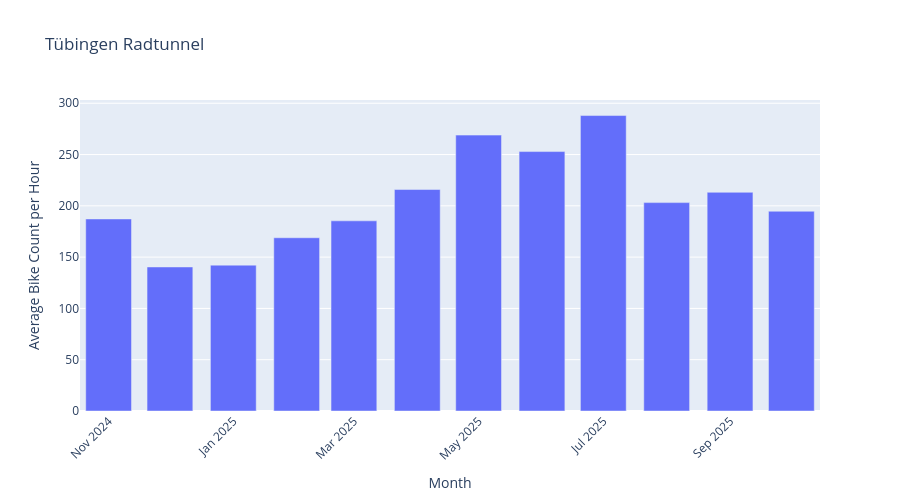

Here is the notebook cell this chart was saved with:
### Markdown cell above
### Monthly Average

### Code cell
fig = get_plot("monthly_average")(tue_df, title="Tübingen Radtunnel")
fig.show()

### Figure 1 — Plotly figure (JSON) as saved in the notebook; plotly's stock layout.template omitted (floating-point values rounded to 4 significant figures)
{"data": [{"hovertemplate": "year_month=%{x}<br>bike=%{y}<extra></extra>", "legendgroup": "", "marker": {"color": "#636efa", "pattern": {"shape": ""}}, "name": "", "orientation": "v", "showlegend": false, "textposition": "auto", "type": "bar", "x": ["2024-11", "2024-12", "2025-01", "2025-02", "2025-03", "2025-04", "2025-05", "2025-06", "2025-07", "2025-08", "2025-09", "2025-10"], "xaxis": "x", "y": [187.2, 140.4, 142.2, 168.9, 185.4, 215.9, 268.9, 252.9, 288.0, 203.1, 213.2, 194.7], "yaxis": "y"}], "layout": {"barmode": "relative", "height": 500, "legend": {"tracegroupgap": 0}, "title": {"text": "Tübingen Radtunnel"}, "xaxis": {"anchor": "y", "domain": [0, 1], "tickangle": -45, "title": {"text": "Month"}}, "yaxis": {"anchor": "x", "domain": [0, 1], "title": {"text": "Average Bike Count per Hour"}}}}
